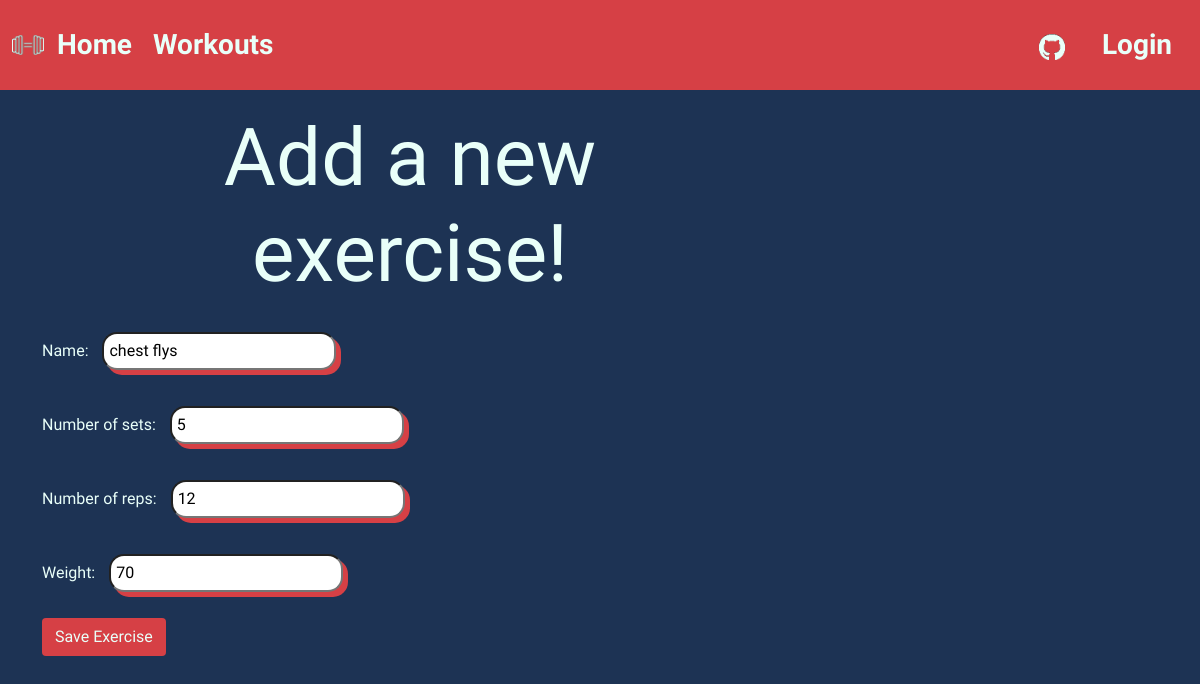
/workouts/69/edit_exercise/17/, run on the app's committed database.
### workout_app/models.py (models this page shows, shortened)
class Exercise(models.Model):
    workout = models.ForeignKey('workout_app.workout',related_name = 'exercises',on_delete=models.CASCADE)
    name = models.CharField(max_length=20)
    number_of_sets = models.CharField(max_length=2)
    number_of_reps = models.CharField(max_length=2)
    weight = models.CharField(max_length=3)

### workout_app/views.py (the view)
# urls.py: path('workouts/<int:workout_id>/edit_exercise/<int:pk>/',views.EditExerciseView.as_view(),name='edit_exercise'),
class EditExerciseView(UpdateView):
    redirect_field_name = 'workout_app/workout_detail.html'
    form_class = ExerciseForm
    model = Exercise

### workout_app/forms.py
class ExerciseForm(forms.ModelForm):
    class Meta():
        model = Exercise
        fields = ('name','number_of_sets','number_of_reps','weight')
        widgets = {
            'name':forms.TextInput(attrs={'class':'textinputclass','placeholder':"Enter Exercsie Name..."}),
            'number_of_sets':forms.NumberInput(attrs={'class':'numberinputclass','placeholder':"Enter Number of Sets..."}),
            'number_of_reps':forms.NumberInput(attrs={'class':'numberinputclass','placeholder':"Enter Number of Reps..."}),
            'weight':forms.NumberInput(attrs={'class':'numberinputclass','placeholder':"Enter Total Weight..."})
        }

### workout_app/templates/workout_app/exercise_form.html (shortened to what this page needs)
{% extends 'base.html' %}
{% block content %}
<h1 class="new-workout">Add a new exercise!</h1>
<form class="exercise-form" method="post">
    {{form.as_p}}
    <button type="submit" class="btn btn-remove">Save Exercise</button>
</form>
{% endblock %}

### workout_app/static/css/test.css (style rules this page uses)
body { background-color: #1D3354; }
p { font-family: 'Koulen', cursive; color: #E9FFF9; }
.btn-remove { font-family: 'Koulen', cursive; color: #E9FFF9; background-color: #D64045; }
.new-workout { font-family: 'Koulen', cursive; text-align: center; margin: 20px; color: #E9FFF9; font-size: 5rem; }
label { text-align: right; }
input[type=text] { display: inline-block; padding: 5px; margin: 10px; border-radius: 15px; box-shadow: #D64045 5px 5px; }
.numberinputclass { display: inline-block; padding: 5px; margin: 10px; border-radius: 15px; box-shadow: #D64045 5px 5px; }

### data on the page
Exercise: name "chest flys", number_of_sets "5", number_of_reps "12", weight "70"
